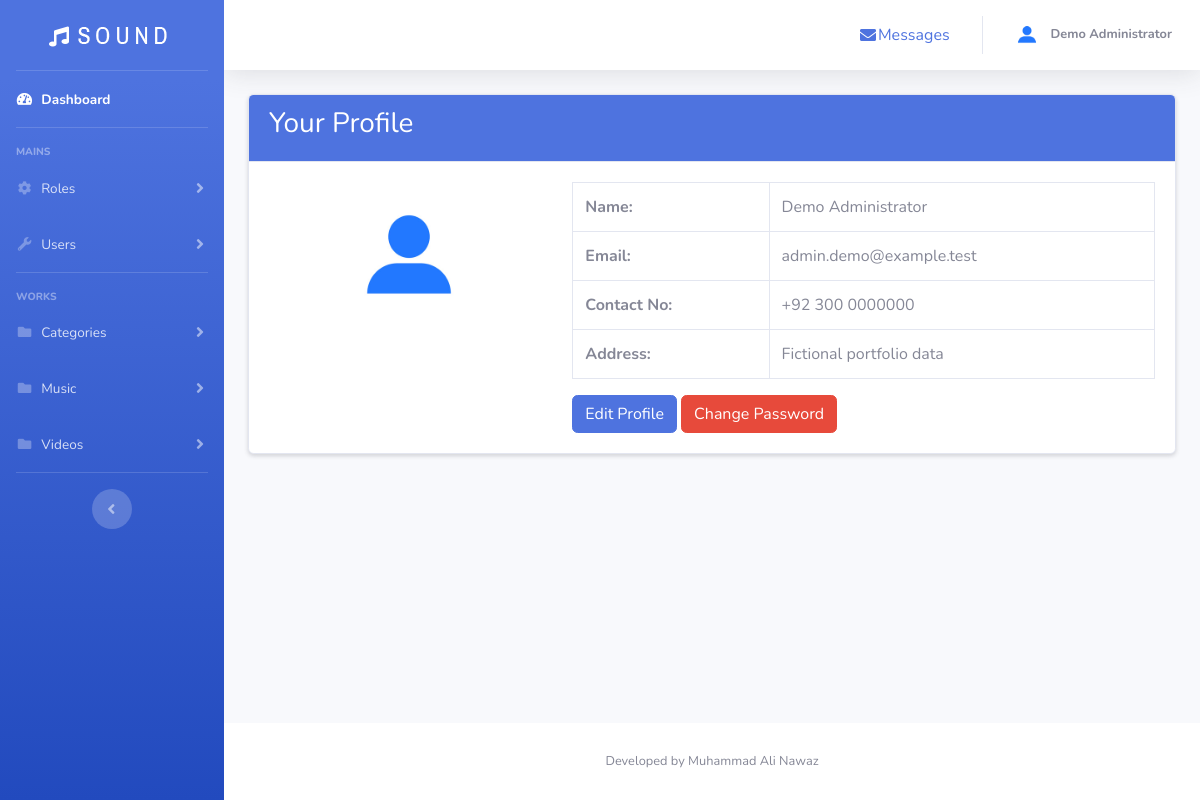
The app's page /admin/view_profile.php (signed in) with its own data.
### tables this page shows
CREATE TABLE users (
  user_id INT UNSIGNED NOT NULL AUTO_INCREMENT,
  user_name VARCHAR(100) NOT NULL,
  user_phone VARCHAR(30) NOT NULL,
  user_address VARCHAR(255) NOT NULL,
  user_email VARCHAR(254) NOT NULL,
  user_password VARCHAR(255) NOT NULL,
  session_version INT UNSIGNED NOT NULL DEFAULT 1,
  user_image VARCHAR(255) NOT NULL DEFAULT 'vector.jpg',
  role_id INT UNSIGNED NOT NULL,
  account_status ENUM('active','disabled') NOT NULL DEFAULT 'active',
  disabled_at DATETIME NULL,
  last_login_at DATETIME NULL,
  created_at TIMESTAMP NOT NULL DEFAULT CURRENT_TIMESTAMP,
  updated_at TIMESTAMP NOT NULL DEFAULT CURRENT_TIMESTAMP ON UPDATE CURRENT_TIMESTAMP,
  PRIMARY KEY (user_id),
  UNIQUE KEY uq_users_email (user_email),
  KEY idx_users_role (role_id),
  KEY idx_users_status (account_status),
  CONSTRAINT fk_users_role FOREIGN KEY (role_id) REFERENCES roles (role_id)
    ON UPDATE CASCADE ON DELETE RESTRICT
);

### includes/auth.php (called while the page is built, shortened)
<?php
function authenticated_user(mysqli $connection): ?array
{
    $lastActivity = (int) ($_SESSION['last_activity'] ?? 0);
    $userId = filter_var($_SESSION['user_id'], FILTER_VALIDATE_INT, ['options' => ['min_range' => 1]]);
    $user = db_fetch_one(
        $connection,
        "SELECT user_id, user_name, user_email, user_phone, user_address, user_image, role_id, account_status, session_version
         FROM users WHERE user_id = ? LIMIT 1",
        'i',
        [(int) $userId]
    );
    $sessionVersion = filter_var($_SESSION['session_version'] ?? null, FILTER_VALIDATE_INT, ['options' => ['min_range' => 1]]);
    $lastRegeneration = (int) ($_SESSION['session_regenerated_at'] ?? 0);
    return $user;
}
function require_admin(mysqli $connection): array
{
    $user = authenticated_user($connection);
    return $user;
}

### includes/database.php (called while the page is built, shortened)
<?php
function db_statement(mysqli $connection, string $sql, string $types = '', array $params = []): mysqli_stmt
{
    $statement = $connection->prepare($sql);
    if ($types !== '') {
        $bindArguments = [$types];
        foreach ($params as $index => $value) {
            $params[$index] = $value;
            $bindArguments[] = &$params[$index];
        }
        call_user_func_array([$statement, 'bind_param'], $bindArguments);
    }
    $statement->execute();
    return $statement;
}
function db_fetch_one(mysqli $connection, string $sql, string $types = '', array $params = []): ?array
{
    $statement = db_statement($connection, $sql, $types, $params);
    $result = $statement->get_result();
    $row = $result->fetch_assoc() ?: null;
    return $row;
}

### includes/bootstrap.php (called while the page is built, shortened)
<?php
require_once __DIR__ . '/database.php';
require_once __DIR__ . '/auth.php';
function e(mixed $value): string
{
    return htmlspecialchars((string) $value, ENT_QUOTES | ENT_SUBSTITUTE, 'UTF-8');
}

### admin/view_profile.php (the view)
<?php
include 'header.php';
$userData = $current_user;
?>
<div class="container mt-2">
    <div class="row">
        <div class="col-md-12">
            <div class="card shadow-sm">
                <div class="card-header bg-primary text-white">
                    <h3>Your Profile</h3>
                </div>
                <div class="card-body">
                    <div class="row">
                        <div class="col-md-4 text-center">
                            <img src="img/profile-img/<?php echo e($userData['user_image']); ?>" alt="User Image" class="img-fluid rounded-circle mb-3" style="width: 150px; height: 150px;">
                        </div>
                        <div class="col-md-8">
                            <table class="table table-bordered">
                                <tbody>
                                    <tr>
                                        <th>Name:</th>
                                        <td><?php echo e($userData['user_name']); ?></td>
                                    </tr>
                                    <tr>
                                        <th>Email:</th>
                                        <td><?php echo e($userData['user_email']); ?></td>
                                    </tr>
                                    <tr>
                                        <th>Contact No:</th>
                                        <td><?php echo e($userData['user_phone']); ?></td>
                                    </tr>
                                    <tr>
                                        <th>Address:</th>
                                        <td><?php echo e($userData['user_address']); ?></td>
                                    </tr>
                                </tbody>
                            </table>
                            <div class="mt-3">
                                <a href="update_profile.php" class="btn btn-primary">Edit Profile</a>
                                <a href="update_password.php" class="btn btn-danger">Change Password</a>
                            </div>
                        </div>
                    </div>
                </div>
            </div>
        </div>
    </div>
</div>
<?php include 'footer.php'; ?>

### admin/header.php (shortened to what this page needs)
<?php
require_once dirname(__DIR__) . '/includes/bootstrap.php';
$current_user = $current_user ?? require_admin($conn);
$user_name = $current_user['user_name'];
$user_image = $current_user['user_image'];
?>
<!DOCTYPE html>
<html lang="en">
<head>
    <link href="vendor/fontawesome-free/css/all.min.css" rel="stylesheet" type="text/css">
    <link href="css/sb-admin-2.min.css" rel="stylesheet">
</head>
<body id="page-top">
    <div id="wrapper">
        <ul class="navbar-nav bg-gradient-primary sidebar sidebar-dark accordion" id="accordionSidebar">
            <a class="sidebar-brand d-flex align-items-center justify-content-center" href="index.php">
                <div class="sidebar-brand-icon">
                <i class="fa fa-music mt-2" style="font-size: 20px;"></i>
                </div>
                <img src="img/logo.png" class="sidebar-brand-text mx-2" alt="One Sound">
            </a>
            <hr class="sidebar-divider my-0">
            <li class="nav-item active">
                <a class="nav-link" href="index.php">
                    <i class="fas fa-fw fa-tachometer-alt"></i>
                    <span>Dashboard</span></a>
            </li>
            <hr class="sidebar-divider">
            <div class="sidebar-heading">
                Mains
            </div>
            <li class="nav-item">
                <a class="nav-link collapsed" href="#" data-toggle="collapse" data-target="#collapseTwo"
                    aria-expanded="true" aria-controls="collapseTwo">
                    <i class="fas fa-fw fa-cog"></i>
                    <span>Roles</span>
                </a>
            </li>
            <li class="nav-item">
                <a class="nav-link collapsed" href="#" data-toggle="collapse" data-target="#collapseUtilities"
                    aria-expanded="true" aria-controls="collapseUtilities">
                    <i class="fas fa-fw fa-wrench"></i>
                    <span>Users</span>
                </a>
            </li>
            <hr class="sidebar-divider">
            <div class="sidebar-heading">
                Works
            </div>
            <li class="nav-item">
                <a class="nav-link collapsed" href="#" data-toggle="collapse" data-target="#collapseCategories"
                    aria-expanded="true" aria-controls="collapseCategories">
                    <i class="fas fa-fw fa-folder"></i>
                    <span>Categories</span>
                </a>
            </li>
            <li class="nav-item">
                <a class="nav-link collapsed" href="#" data-toggle="collapse" data-target="#collapseMusic"
                    aria-expanded="true" aria-controls="collapseMusic">
                    <i class="fas fa-fw fa-folder"></i>
                    <span>Music</span>
                </a>
            </li>
            <li class="nav-item">
                <a class="nav-link collapsed" href="#" data-toggle="collapse" data-target="#collapseVideo"
                    aria-expanded="true" aria-controls="collapseVideo">
                    <i class="fas fa-fw fa-folder"></i>
                    <span>Videos</span>
                </a>
            </li>
            <hr class="sidebar-divider d-none d-md-block">
            <div class="text-center d-none d-md-inline">
                <button class="rounded-circle border-0" id="sidebarToggle"></button>
            </div>
        </ul>
                <div id="content-wrapper" class="d-flex flex-column">
<div id="content">
    <nav class="navbar navbar-expand navbar-light bg-white topbar mb-4 static-top shadow">
        <ul class="navbar-nav ml-auto">
            <li class="nav-item  mx-1">
                <a class="nav-link text-primary" href="message.php" id="messagesDropdown">
                    <i class="fas fa-envelope fa-fw"></i>Messages
                </a>
            </li>
            <li class="nav-item dropdown no-arrow">
                <a class="nav-link dropdown-toggle" href="#" id="userDropdown" role="button"
                    data-toggle="dropdown" aria-haspopup="true" aria-expanded="false">
                    <img class="img-profile rounded-circle mr-2" src="img/profile-img/<?php echo e($user_image); ?>" alt="User Image">
                    <span class="d-none d-lg-inline text-gray-600 small">
                        <b><?php echo e($user_name); ?></b>
                    </span>
                </a>
            </li>
        </ul>
    </nav>

### records on screen
users: user_image (picture), user_name "Demo Administrator", user_email "admin.demo@example.test", user_phone "+92 300 0000000", user_address "Fictional portfolio data"
